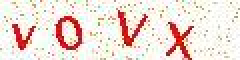
#> input picture verification_code_recognition/r_images/image0.jpg, 120 x 30 px (shown 2 times larger); its folder holds only this picture in this run
$ python image_recognition.py
#> lines starting #> are read from the running program, lines starting #| are printed output that depends on the picture; after the words box and inside, x2 and y2 are one past the last pixel; in counts of white or black regions, pixels touching at a corner belong together
import os

import numpy
import pymysql
import pandas
from sklearn.neighbors import KNeighborsClassifier
import warnings

import cv2


def read_images(path):
	"""
	从文件中读取图像
	:return: 图像列表
	"""
	root_path = path
	file_list = os.listdir(root_path)  # 列出文件夹下所有的目录与文件
	image_list = []
	for i in range(0, len(file_list)):
		path = os.path.join(root_path, file_list[i])
		if os.path.isfile(path):
			name = "test"
			image = cv2.imread(path)
			image_list.append([name, image])

	return image_list


def gray_scale(image_list):
	"""
	图像灰度化
	:param image_list: 图像列表
	:return: 灰度化之后的图像列表
	"""
	gray_image_list = []
	for image in image_list:
		gray_image = cv2.cvtColor(image[1], cv2.COLOR_BGR2GRAY)
		gray_image_list.append([image[0], gray_image])

	return gray_image_list


def binarization(image_list):
	"""
	图像二值化
	:param image_list: 图像列表
	:return: 二值化之后的图像列表
	"""
	binarization_image_list = []
	for image in image_list:
		# 大律法，全局自适应阈值 参数0可改为任意数字但不起作用
		ret, binarization_image = cv2.threshold(image[1], 0, 255, cv2.THRESH_BINARY | cv2.THRESH_OTSU)
		binarization_image_list.append([image[0], binarization_image])

	return binarization_image_list


def noise_processing(image_list, threshold, times):
	"""
	噪点处理
	:param image_list: 图像列表
	:param threshold: 阈值 代表一个点周围n个点颜色与之不同则更改该点的颜色
	:param times: 算法调用的次数
	:return: 去除噪点后的图像列表
	"""
	for i in range(times):
		image_list = remove_noise(image_list, threshold)

	return image_list


def remove_noise(image_list, threshold):
	"""
	去除图像噪点
	:param image_list: 图像列表
	:param threshold: 阈值 代表一个点周围n个点颜色与之不同则更改该点的颜色
	:return: 去除噪点后的图像列表
	"""
	for n_image in image_list:
		image = n_image[1]
		i_height = image.shape[0]
		i_width = image.shape[1]

		# 横向边框设定
		for i in range(i_width):
			image[0, i] = 255
			image[i_height - 1, i] = 255

		# 纵向边框设定
		for i in range(i_height):
			image[i, 0] = 255
			image[i, i_width - 1] = 255

		# 判定每一个像素
		for i in range(1, i_height - 1):
			for j in range(1, i_width - 1):
				i_value = image[i, j]

				# 去除黑点周围噪点
				if i_value == 0:
					i_count = 0
					for m in range(i - 1, i + 2):
						for n in range(j - 1, j + 2):
							if image[m, n] == 255:
								i_count = i_count + 1
					if i_count >= threshold:
						image[i, j] = 255
				else:
					i_count = 0
					for m in range(i - 1, i + 2):
						for n in range(j - 1, j + 2):
							if image[m, n] == 0:
								i_count = i_count + 1
					if i_count >= threshold:
						image[i, j] = 0
	return image_list


# 黑点的个数，通过与一个阈值的比较，确定是噪点还是字母
num = 0


def fill_color(image_list):
	"""
	向字母中填充颜色
	:param image_list: 图像列表
	:return: 颜色填充完毕的图像列表
	"""
	global num

	# 此处设置f_image_list是为了保存正确的四个字母的验证码，由于下方代码使用的是foreach，故不能在原list中使用remove，所以采用了添加到新list的方法
	f_image_list = []

	for n_image in image_list:
		image = n_image[1]
		i_height = image.shape[0]
		i_width = image.shape[1]

		# 待填充颜色
		color = 0
		colors = [0, 0, 0, 0]
		result_num = 0

		# 对向量黑点进行填充数字 这里需要从左到右扫描
		for j in range(i_width):
			for i in range(i_height):
				if image[i, j] == 0:
					num = 0
					color += 1
					overflow_filling(image, i, j, color)

					# 过滤噪点的颜色填充
					if num > 20 and result_num < 4:
						colors[result_num] = color
						result_num += 1

		n_image.append(colors)

		# 过滤掉未识别出4个字母的图片
		if colors[3] != 0:
			f_image_list.append(n_image)

	return f_image_list


def overflow_filling(image, x, y, color):
	"""
	对方块及其四周进行递归漫水填充
	:param image: 图像
	:param x: 当前像素横坐标
	:param y: 当前像素纵坐标
	:param color: 待填充颜色
	:return:
	"""
	global num
	if image[x, y] == 0:
		image[x, y] = color
		num += 1

		# 递归调用对四周方块进行填充
		overflow_filling(image, x - 1, y, color)
		overflow_filling(image, x + 1, y, color)
		overflow_filling(image, x, y - 1, color)
		overflow_filling(image, x, y + 1, color)


def divide_characters(image_list):
	"""
	分隔字符
	:param image_list: 图像列表
	:return: 单个字符组成的[名字，矩阵]列表
	"""
	d_list = []

	for n_image in image_list:
		image = n_image[1]
		i_height = image.shape[0]
		i_width = image.shape[1]

		c_num = 0
		# 对每一种颜色的字符进行提取
		for color in n_image[2]:
			left = i_width
			right = 0
			up = i_height
			down = 0

			# 找出该字符的边界
			for i in range(i_height):
				for j in range(i_width):
					if image[i, j] == color:
						if j < left:
							left = j

						if j > right:
							right = j

						if i < up:
							up = i

						if i > down:
							down = i

			width = right - left + 1
			height = down - up + 1

			p_image = numpy.zeros([height, width])
			p_image.fill(255)

			# 分离出字符
			for i in range(height):
				for j in range(width):
					if image[i + up, j + left] == color:
						p_image[i, j] = 0

			# 保存图片名字和图片到end_image中
			end_image = [n_image[0][c_num], p_image]
			c_num += 1

			d_list.append(end_image)

	return d_list


def rotate_character(image_list):
	"""
	旋转字符
	:param image_list: 字符列表
	:return: 旋转完毕后的字符列表
	"""
	r_list = []
	for n_image in image_list:
		image = n_image[1]
		i_height = image.shape[0]
		i_width = image.shape[1]

		# 这里需要对图片进行一个转化为数对的处理 方便接下来调用minAreaRect函数
		r_image = numpy.array([0, 0])
		for i in range(i_height):
			for j in range(i_width):
				if image[i, j] == 0:
					point = numpy.array([i, j])
					r_image = numpy.vstack((r_image, point))
		r_image = r_image[1:]

		# 最小外接矩形
		rect_image = cv2.minAreaRect(r_image)

		# 矩形的四个顶点
		box = cv2.boxPoints(rect_image)

		# 旋转角度
		angle = cv2.minAreaRect(r_image)[2]
		if angle > 45:
			angle = 135 - angle
		elif angle < -45:
			angle = angle + 90

		center = (i_width // 2, i_height // 2)

		# 获得图像绕着某一点的旋转矩阵
		matrix = cv2.getRotationMatrix2D(center, -angle, 1.0)

		# 进行仿射变换
		rotated = cv2.warpAffine(image, matrix, (i_width, i_height), flags=cv2.INTER_CUBIC,
								 borderMode=cv2.BORDER_REPLICATE)

		# 统一缩放图像到16*16
		f_image = cv2.resize(rotated, (16, 16), interpolation=cv2.INTER_LANCZOS4)

		# 将变换完成后的图像进行二值化
		for i in range(f_image.shape[0]):
			for j in range(f_image.shape[1]):
				if f_image[i, j] > 180:
					f_image[i, j] = 255
				else:
					f_image[i, j] = 0

		r_list.append([n_image[0], f_image])

	return r_list


def eigenvalue_extraction(image_list):
	"""
	对字符图片进行特征值提取，划分为16个区域并计算每一个区域内的像素个数
	:param image_list: 图像列表
	:return: 字母的特征值列表
	"""
	e_list = []
	for n_image in image_list:
		image = n_image[1]
		i_height = image.shape[0]
		i_width = image.shape[1]

		n_list = [0] * 16
		for i in range(i_height):
			for j in range(i_width):
				index = int(i / 4) * 4 + int(j / 4)
				if image[i, j] == 0:
					n_list[index] += 1

		e_list.append([n_image[0], n_list])

	return e_list


def get_to_be_recognition_list(e_list):
	"""
	将待读入图片字符list转化为DataFrame
	:param e_list:
	:return:
	"""
	g_list = []
	for data in e_list:
		g_list.append(data[1])

	g_list = pandas.DataFrame(g_list)
	return g_list


def read_data_from_database():
	"""
	从数据库中读取特征数据
	:return: 由[字符, 特征数据]组成的DataFrame
	"""
	db = pymysql.connect("localhost", "root", "root", "verification_code")
	cursor = db.cursor()
	sql = "select * from character_data"
	cursor.execute(sql)
	result = cursor.fetchall()
	data = pandas.DataFrame(list(result))
	data.columns = ["character", "data0", "data1", "data2", "data3", "data4", "data5", "data6", "data7", "data8",
					"data9", "data10", "data11", "data12", "data13", "data14", "data15"]
	return data


# [30 lines left out: function machine_learning, not called in this run]


def image_recognition():
	"""
	图像识别（从文件夹中读取）
	:return:
	"""
	image_list = read_images("./r_images")
#> in read_images, image is the input picture: shape (30, 120, 3); mean B, G, R 214, 221.6, 237.6
#> image_list = 1 item
	g_img_list = gray_scale(image_list)
#> the loop in gray_scale, `for image in image_list:` made 1 pass
#> pass 1, in gray_scale, `gray_image = cv2.cvtColor(image[1], cv2.COLOR_BGR2GRAY)`:
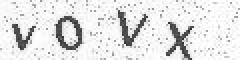
#> gray_image: shape (30, 120) (shown 2 times larger); min 40, max 255, mean 225.5
#> g_img_list = 1 item
	b_img_list = binarization(g_img_list)
#> the loop in binarization, `for image in image_list:` made 1 pass
#> ret on pass 1: 170
#> pass 1, in binarization, `ret, binarization_image = cv2.threshold(image[1], 0, 255, cv2.THRESH_B..`:
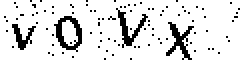
#> binarization_image: shape (30, 120) (shown 2 times larger); 87.3% white; black in thin lines or dots
#> b_img_list = 1 item
	n_img_list = noise_processing(b_img_list, 7, 2)
#> n_img_list = 1 item
	f_img_list = fill_color(n_img_list)
#> the loop in fill_color, `for n_image in image_list:` made 1 pass
#> (i_height, i_width) on pass 1: (30, 120)
#> pass 1, in fill_color, `image = n_image[1]`:
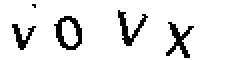
#> image: shape (30, 120) (shown 2 times larger); 90.4% white; black in thin lines or dots, all inside (x1, y1, x2, y2) = (6, 2, 97, 29)
#> after the loop in fill_color, `for n_image in image_list:`: image: shape (30, 120); 9.56% of pixels changed, all inside (x1, y1, x2, y2) = (6, 2, 97, 29)
#> f_img_list = 1 item
	if not f_img_list:
		print("识别失败!")
		exit()
	character_list = divide_characters(f_img_list)
#> the loop in divide_characters, `for n_image in image_list:` made 1 pass
#> (i_height, i_width) on pass 1: (30, 120)
#> after the loop in divide_characters, `for n_image in image_list:`: d_list = 4 items
#> character_list = 4 items
	r_character_list = rotate_character(character_list)
#> the loop in rotate_character, `for n_image in image_list:` made 4 passes
#> (i_height, i_width, rect_image, box, angle, center, matrix) on passes 1 to 2: (13, 12, ((6.21, 4.87), (11.71, 11.04), -6.34), [[1, 11], [-0.22, 0.0244], [11.41, -1.27], [12.63, 9.71]], -6.34, (6, 6), [[0.994, 0.11, -0.626], [-0.11, 0.994, 0.699]]), (17, 14, ((8.2, 7.1), (12.52, 16.55), -63.43), [[12.8, 16.4], [-2, 9], [3.6, -2.2], [18.4, 5.2]], 26.57, (7, 8), [[0.894, -0.447, 4.32], [0.447, 0.894, -2.29]])
#> (i_height, i_width, rect_image, angle, center, matrix) on passes 3 to 4: (18, 15, ((9.09, 5.83), (16.19, 14.29), -8.75), -8.75, (7, 9), [[0.988, 0.152, -1.29], [-0.152, 0.988, 1.17]]), (18, 14, ((8.57, 6.16), (16.12, 12.15), -6.34), -6.34, (7, 9), [[0.994, 0.11, -0.951], [-0.11, 0.994, 0.828]])
#> r_character_list = 4 items
	e_character_list = eigenvalue_extraction(r_character_list)
#> the loop in eigenvalue_extraction, `for n_image in image_list:` made 4 passes
#> e_character_list = 4 items
	g_list = get_to_be_recognition_list(e_character_list)
#> the loop in get_to_be_recognition_list, `for data in e_list:` made 4 passes
#> data on pass 3: ['s', [7, 0, 1, 9, 15, 1, 6, 5, 8, 8, 13, 0, 2, 15, 6, 0]]
#> after the loop in get_to_be_recognition_list, `for data in e_list:`: g_list = [[14, 1, 4, 12, 11, 7, 8, 4, 5, 14, 12, 0, 0, 14, 8, 0], [7, 13, 9, 13, 10, 6, 0, 12, 12, 3, 1, 15, 9, 11, 11, 15], [7, 0, 1, 9, 15, 1, 6, 5, 8, 8, 13, 0, 2, 15, 6, 0], [12, 4, 2, 8, 4, 14, 10, 1, 0, 10, 12, 0, 10, 3, 7, 9]]
#> in get_to_be_recognition_list, `g_list = pandas.DataFrame(g_list)`: g_list = table of 4 rows and 16 columns
#> g_list = table of 4 rows and 16 columns

	data_list = read_data_from_database()
	result = machine_learning(data_list, g_list)
	print(result)


# [20 lines left out: function image_recognition_from_web, not called in this run]


if __name__ == '__main__':
	image_recognition()
#> (the call stopped at in read_data_from_database, `db = pymysql.connect("localhost", "root", "root", "verification_code")`: pymysql is not available in this run)

$ run again, on verification_code_recognition/r_images/image4.jpg
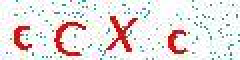
#> input picture verification_code_recognition/r_images/image4.jpg, 120 x 30 px (shown 2 times larger)
#> in read_images, image is the input picture: shape (30, 120, 3); mean B, G, R 224.2, 224.9, 231.9
#> in image_recognition, `image_list = read_images("./r_images")`: image_list = 1 item
#> the loop in gray_scale, `for image in image_list:` made 1 pass
#> the loop in binarization, `for image in image_list:` made 1 pass
#> ret on pass 1: 157
#> pass 1, in binarization, `ret, binarization_image = cv2.threshold(image[1], 0, 255, cv2.THRESH_B..`:
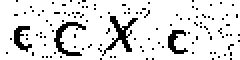
#> binarization_image: shape (30, 120) (shown 2 times larger); 87.7% white; black in thin lines or dots
#> the loop in fill_color, `for n_image in image_list:` made 1 pass
#> (i_height, i_width) on pass 1: (30, 120)
#> pass 1, in fill_color, `image = n_image[1]`:
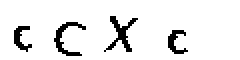
#> image: shape (30, 120) (shown 2 times larger); 91.9% white; black in thin lines or dots, all inside (x1, y1, x2, y2) = (7, 8, 94, 28)
#> the loop in divide_characters, `for n_image in image_list:` made 1 pass
#> (i_height, i_width) on pass 1: (30, 120)
#> after the loop in divide_characters, `for n_image in image_list:`: d_list = 4 items
#> the loop in rotate_character, `for n_image in image_list:` made 4 passes
#> (i_height, i_width, rect_image, box, angle, center, matrix) on passes 1, 3: (13, 9, ((6, 4), (8, 12), -90), [[12, 8], [-2.45e-16, 8], [0, 0], [12, 0]], 0, (4, 6), [[1, 0, 0], [0, 1, 0]]), (18, 16, ((8.5, 7.5), (16.74, 13.02), -7.13), [[1, 15], [-0.615, 2.08], [16, 0], [17.62, 12.92]], -7.13, (8, 9), [[0.992, 0.124, -1.05], [-0.124, 0.992, 1.06]])
#> the loop in eigenvalue_extraction, `for n_image in image_list:` made 4 passes
#> the loop in get_to_be_recognition_list, `for data in e_list:` made 4 passes
#> data on passes 2 to 3: ['e', [4, 11, 8, 8, 14, 1, 0, 0, 13, 2, 0, 0, 5, 12, 8, 8]], ['s', [11, 3, 5, 8, 2, 13, 11, 0, 0, 10, 13, 0, 8, 5, 7, 6]]
#> after the loop in get_to_be_recognition_list, `for data in e_list:`: g_list = [[11, 15, 12, 8, 16, 9, 0, 0, 15, 11, 1, 4, 1, 11, 14, 10], [4, 11, 8, 8, 14, 1, 0, 0, 13, 2, 0, 0, 5, 12, 8, 8], [11, 3, 5, 8, 2, 13, 11, 0, 0, 10, 13, 0, 8, 5, 7, 6], [7, 15, 12, 8, 16, 11, 0, 0, 16, 7, 0, 0, 6, 14, 12, 11]]
#> in get_to_be_recognition_list, `g_list = pandas.DataFrame(g_list)`: g_list = table of 4 rows and 16 columns

$ run again, on verification_code_recognition/r_images/image5.jpg
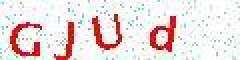
#> input picture verification_code_recognition/r_images/image5.jpg, 120 x 30 px (shown 2 times larger)
#> in read_images, image is the input picture: shape (30, 120, 3); mean B, G, R 221.1, 221.8, 235.1
#> in image_recognition, `image_list = read_images("./r_images")`: image_list = 1 item
#> the loop in gray_scale, `for image in image_list:` made 1 pass
#> the loop in binarization, `for image in image_list:` made 1 pass
#> ret on pass 1: 158
#> pass 1, in binarization, `ret, binarization_image = cv2.threshold(image[1], 0, 255, cv2.THRESH_B..`:
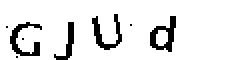
#> binarization_image: shape (30, 120) (shown 2 times larger); 89.8% white; black in thin lines or dots, all inside (x1, y1, x2, y2) = (3, 7, 88, 30)
#> the loop in fill_color, `for n_image in image_list:` made 1 pass
#> (i_height, i_width) on pass 1: (30, 120)
#> pass 1, in fill_color, `image = n_image[1]`:
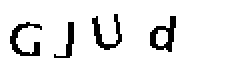
#> image: shape (30, 120) (shown 2 times larger); 90% white; black in thin lines or dots, all inside (x1, y1, x2, y2) = (5, 7, 88, 29)
#> the loop in divide_characters, `for n_image in image_list:` made 1 pass
#> (i_height, i_width) on pass 1: (30, 120)
#> after the loop in divide_characters, `for n_image in image_list:`: d_list = 4 items
#> the loop in rotate_character, `for n_image in image_list:` made 4 passes
#> (i_height, i_width, rect_image, angle, center, matrix) on passes 1 to 3: (17, 16, ((8.02, 7.27), (16.26, 14.65), -4.4), -4.4, (8, 8), [[0.997, 0.0767, -0.59], [-0.0767, 0.997, 0.637]]), (18, 10, ((9.52, 6.83), (19.18, 7.33), -23.63), -23.63, (5, 9), [[0.916, 0.401, -3.19], [-0.401, 0.916, 2.76]]), (18, 15, ((8.62, 7.27), (12.82, 16.77), -80.54), 9.46, (7, 9), [[0.986, -0.164, 1.57], [0.164, 0.986, -1.03]])
#> the loop in eigenvalue_extraction, `for n_image in image_list:` made 4 passes
#> the loop in get_to_be_recognition_list, `for data in e_list:` made 4 passes
#> after the loop in get_to_be_recognition_list, `for data in e_list:`: g_list = [[4, 11, 7, 10, 13, 1, 0, 0, 13, 0, 0, 9, 7, 11, 8, 16], [0, 8, 16, 16, 0, 0, 11, 16, 0, 0, 3, 16, 0, 1, 3, 13], [14, 2, 0, 10, 11, 4, 0, 11, 11, 4, 0, 9, 6, 13, 8, 9], [0, 0, 4, 16, 6, 10, 10, 13, 16, 0, 4, 12, 10, 10, 9, 12]]
#> in get_to_be_recognition_list, `g_list = pandas.DataFrame(g_list)`: g_list = table of 4 rows and 16 columns

$ run again, on verification_code_recognition/r_images/image6.jpg
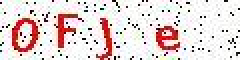
#> input picture verification_code_recognition/r_images/image6.jpg, 120 x 30 px (shown 2 times larger)
#> in read_images, image is the input picture: shape (30, 120, 3); mean B, G, R 213.1, 214.4, 229.6
#> in image_recognition, `image_list = read_images("./r_images")`: image_list = 1 item
#> the loop in gray_scale, `for image in image_list:` made 1 pass
#> the loop in binarization, `for image in image_list:` made 1 pass
#> ret on pass 1: 108
#> pass 1, in binarization, `ret, binarization_image = cv2.threshold(image[1], 0, 255, cv2.THRESH_B..`:
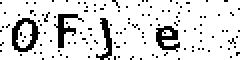
#> binarization_image: shape (30, 120) (shown 2 times larger); 85.8% white; black in thin lines or dots
#> the loop in fill_color, `for n_image in image_list:` made 1 pass
#> (i_height, i_width) on pass 1: (30, 120)
#> pass 1, in fill_color, `image = n_image[1]`:
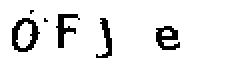
#> image: shape (30, 120) (shown 2 times larger); 90.4% white; black in thin lines or dots, all inside (x1, y1, x2, y2) = (6, 5, 90, 29)
#> the loop in divide_characters, `for n_image in image_list:` made 1 pass
#> (i_height, i_width) on pass 1: (30, 120)
#> after the loop in divide_characters, `for n_image in image_list:`: d_list = 4 items
#> the loop in rotate_character, `for n_image in image_list:` made 4 passes
#> (i_height, i_width, rect_image, box, angle, center, matrix) on passes 1, 3, 4: (17, 14, ((8, 6.5), (13, 16), -90), [[16, 13], [-3.98e-16, 13], [0, 0], [16, 0]], 0, (7, 8), [[1, 0, 0], [0, 1, 0]]), (20, 8, ((9.5, 3.5), (7, 19), -90), [[19, 7], [-2.14e-16, 7], [0, 0], [19, 0]], 0, (4, 10), [[1, 0, 0], [0, 1, 0]]), (12, 12, ((5.5, 5.5), (11, 11), -90), [[11, 11], [-3.37e-16, 11], [0, 0], [11, 0]], 0, (6, 6), [[1, 0, 0], [0, 1, 0]])
#> the loop in eigenvalue_extraction, `for n_image in image_list:` made 4 passes
#> the loop in get_to_be_recognition_list, `for data in e_list:` made 4 passes
#> data on pass 3: ['s', [0, 13, 15, 0, 0, 2, 16, 8, 0, 0, 8, 16, 6, 6, 9, 12]]
#> after the loop in get_to_be_recognition_list, `for data in e_list:`: g_list = [[5, 12, 11, 5, 15, 2, 5, 14, 14, 0, 7, 10, 11, 9, 12, 2], [16, 10, 8, 6, 16, 11, 9, 5, 11, 12, 3, 2, 7, 13, 0, 0], [0, 13, 15, 0, 0, 2, 16, 8, 0, 0, 8, 16, 6, 6, 9, 12], [11, 12, 14, 5, 16, 7, 10, 12, 15, 8, 8, 8, 6, 14, 12, 14]]
#> in get_to_be_recognition_list, `g_list = pandas.DataFrame(g_list)`: g_list = table of 4 rows and 16 columns

$ run again, on verification_code_recognition/r_images/image1.jpg
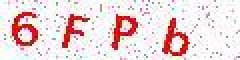
#> input picture verification_code_recognition/r_images/image1.jpg, 120 x 30 px (shown 2 times larger)
#> in read_images, image is the input picture: shape (30, 120, 3); mean B, G, R 217.8, 216.5, 236.6
#> in image_recognition, `image_list = read_images("./r_images")`: image_list = 1 item
#> the loop in gray_scale, `for image in image_list:` made 1 pass
#> the loop in binarization, `for image in image_list:` made 1 pass
#> ret on pass 1: 170
#> pass 1, in binarization, `ret, binarization_image = cv2.threshold(image[1], 0, 255, cv2.THRESH_B..`:
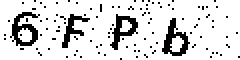
#> binarization_image: shape (30, 120) (shown 2 times larger); 85.4% white; black in thin lines or dots
#> the loop in fill_color, `for n_image in image_list:` made 1 pass
#> (i_height, i_width) on pass 1: (30, 120)
#> pass 1, in fill_color, `image = n_image[1]`:
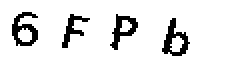
#> image: shape (30, 120) (shown 2 times larger); 89% white; black in thin lines or dots, all inside (x1, y1, x2, y2) = (6, 6, 95, 28)
#> the loop in divide_characters, `for n_image in image_list:` made 1 pass
#> (i_height, i_width) on pass 1: (30, 120)
#> after the loop in divide_characters, `for n_image in image_list:`: d_list = 4 items
#> the loop in rotate_character, `for n_image in image_list:` made 4 passes
#> (i_height, i_width, rect_image, box, angle, center, matrix) on passes 1 to 2: (17, 13, ((8, 6), (12, 16), -90), [[16, 12], [-3.67e-16, 12], [0, 0], [16, 0]], 0, (6, 8), [[1, 0, 0], [0, 1, 0]]), (17, 14, ((8.94, 6.26), (16.73, 9.7), -14.04), [[2, 13], [-0.353, 3.59], [15.88, -0.471], [18.24, 8.94]], -14.04, (7, 8), [[0.97, 0.243, -1.73], [-0.243, 0.97, 1.94]])
#> the loop in eigenvalue_extraction, `for n_image in image_list:` made 4 passes
#> the loop in get_to_be_recognition_list, `for data in e_list:` made 4 passes
#> data on passes 2 to 3: ['e', [8, 11, 8, 8, 8, 9, 4, 0, 8, 12, 6, 2, 10, 8, 0, 0]], ['s', [9, 10, 10, 9, 7, 8, 6, 12, 8, 14, 8, 1, 9, 10, 0, 0]]
#> after the loop in get_to_be_recognition_list, `for data in e_list:`: g_list = [[6, 11, 8, 8, 14, 10, 11, 3, 15, 3, 3, 16, 9, 10, 9, 10], [8, 11, 8, 8, 8, 9, 4, 0, 8, 12, 6, 2, 10, 8, 0, 0], [9, 10, 10, 9, 7, 8, 6, 12, 8, 14, 8, 1, 9, 10, 0, 0], [6, 8, 0, 0, 7, 11, 9, 7, 8, 12, 0, 14, 11, 13, 8, 14]]
#> in get_to_be_recognition_list, `g_list = pandas.DataFrame(g_list)`: g_list = table of 4 rows and 16 columns
